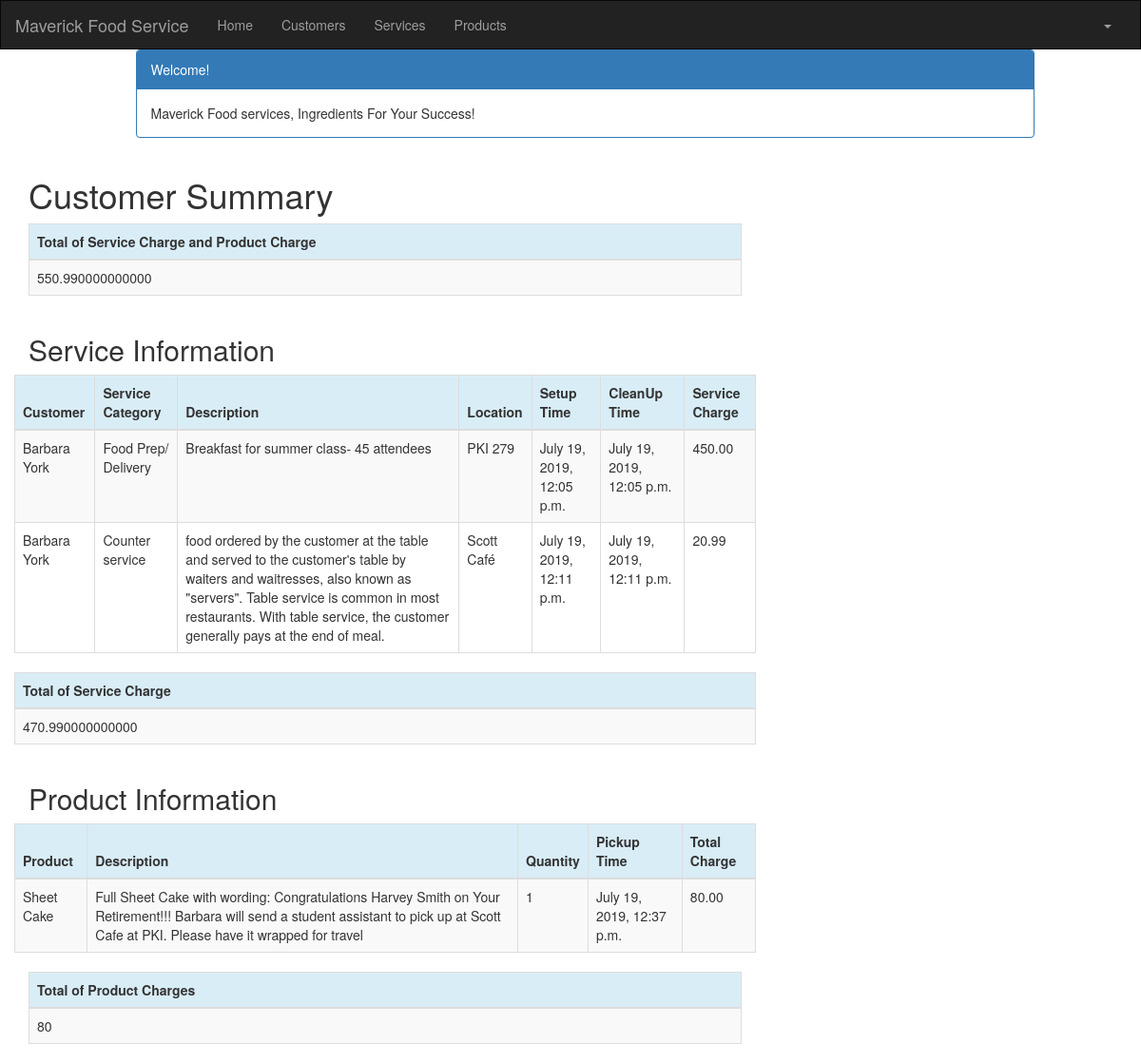
The page /customer/5/summary/ (signed in) on the database as committed earlier.
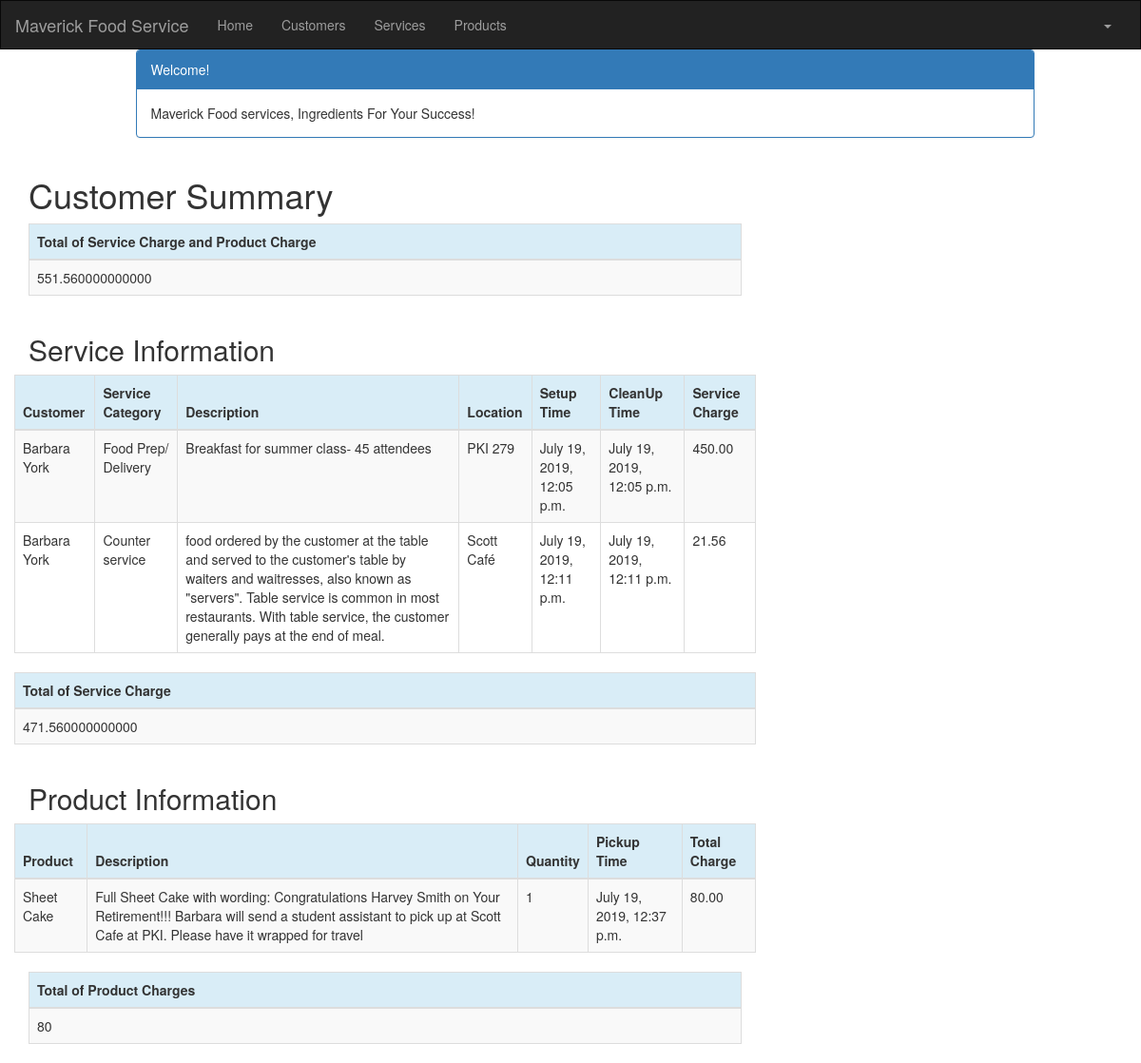
The same page on the database as committed later.
### crm/models.py (models this page shows, shortened)
class Service(models.Model):
    cust_name = models.ForeignKey(Customer, on_delete=models.CASCADE, related_name='services')
    service_category = models.CharField(max_length=100)
    description = models.TextField()
    location = models.CharField(max_length=200)
    setup_time = models.DateTimeField(
        default=timezone.now)
    cleanup_time = models.DateTimeField(
        default=timezone.now)
    service_charge = models.DecimalField(max_digits=10, decimal_places=2)
    created_date = models.DateTimeField(
        default=timezone.now)
    updated_date = models.DateTimeField(auto_now_add=True)

class Customer(models.Model):
    cust_name = models.CharField(max_length=50)
    organization = models.CharField(max_length=100, blank=True)
    role = models.CharField(max_length=100)
    email = models.EmailField(max_length=100)
    bldgroom = models.CharField(max_length=100)
    address = models.CharField(max_length=200)
    account_number = models.IntegerField(blank=False, null=False)
    city = models.CharField(max_length=50)
    state = models.CharField(max_length=50)
    zipcode = models.CharField(max_length=10)
    phone_number = models.CharField(max_length=50)
    created_date = models.DateTimeField(
        default=timezone.now)
    updated_date = models.DateTimeField(auto_now_add=True)
    def __str__(self):
        return str(self.cust_name)

### crm/views.py (the view)
# urls.py: path('customer/<int:pk>/summary/', views.summary, name='summary'),
@login_required
def summary(request, pk):
    customer = get_object_or_404(Customer, pk=pk)
    customers = Customer.objects.filter(created_date__lte=timezone.now())
    services = Service.objects.filter(cust_name=pk)
    products = Product.objects.filter(cust_name=pk)
    sum_service_charge = Service.objects.filter(cust_name=pk).aggregate(Sum('service_charge'))
    sum_product_charge = Product.objects.filter(cust_name=pk).aggregate(Sum('charge'))
    return render(request, 'crm/summary.html', {'customers': customers,
                                                    'products': products,
                                                    'services': services,
                                                    'sum_service_charge': sum_service_charge,
                                                    'sum_product_charge': sum_product_charge,})

### crm/templates/crm/summary.html (shortened to what this page needs)
<!DOCTYPE html>
{% extends 'crm/base.html' %}
{% block content %}
{% load mathfilters %}
{% load humanize %}
<html lang="en">
<head>
</head>
<div>
<div class="container">
    <div class="row">
        <div class="col-md-10 col-md-offset-1">
            <div class="panel panel-primary">
                <div class="panel-heading">Welcome!</div>
                <div class="panel-body">
                    Maverick Food services, Ingredients For Your Success!
                </div>
            </div>
        </div>
    </div>
</div>
<div class="row">
    <h1 style="padding-left: 15Px">Customer Summary</h1>
</div>
 </div>
        <table class="table table-striped table-bordered table-hover">
        <thead>
            <tr class="bg-info">
                <th>Total of Service Charge and Product Charge</th>
            </tr>
        </thead>
        <tbody>
            <tr>
                <td>{{ sum_product_charge.charge__sum|addition:sum_service_charge.service_charge__sum }}</td>
            </tr>
        </tbody>
        </table>
<div class="row">
        <h2 style="padding-left: 15Px">Service Information</h2>
    </div>
    <div class="row">
        <table class="table table-striped table-bordered table-hover">
            <thead>
            <tr class="bg-info">
                <th>Customer</th>
                <th>Service Category</th>
                <th>Description</th>
                <th>Location</th>
                <th>Setup Time</th>
                <th>CleanUp Time</th>
                <th>Service Charge</th>
            </tr>
            </thead>
            <tbody>
            {% for service in services %}
                <tr>
                    <td>{{ service.cust_name }}</td>
                    <td>{{ service.service_category  }}</td>
                    <td>{{ service.description }}</td>
                    <td>{{ service.location }}</td>
                    <td>{{ service.setup_time  }}</td>
                    <td>{{ service.cleanup_time}}</td>
                    <td>{{ service.service_charge }}</td>
                </tr>
            {% endfor %}
            </tbody>
        </table>
        <table class="table table-striped table-bordered table-hover">
        <thead>
            <tr class="bg-info">
                <th>Total of Service Charge</th>
            </tr>
        </thead>
        <tbody>
            <tr>
                <td>{{ sum_service_charge.service_charge__sum|intcomma }}</td>
            </tr>
        </tbody>
    </table>
    </div>
    <div class="row">
        <h2 style="padding-left: 15Px">Product Information</h2>
    </div>
    <div class="row">
        <table class="table table-striped table-bordered table-hover">
            <thead>
            <tr class="bg-info">
                <th>Product</th>
                <th>Description</th>
                <th>Quantity</th>
                <th>Pickup Time</th>
                <th>Total Charge</th>
            </tr>
            </thead>
            <tbody>
            {% for product in products %}
                <tr>
                    <td>{{ product.product }}</td>
                    <td>{{ product.p_description }}</td>
                    <td>{{ product.quantity|intcomma }}</td>
                    <td>{{ product.pickup_time }}</td>
                    <td>{{ product.charge|intcomma }}</td>
                </tr>
            {% endfor %}
            </tbody>
        </table>
    </div>
        <table class="table table-striped table-bordered table-hover">
        <thead>
            <tr class="bg-info">
                <th>Total of Product Charges</th>
            </tr>
        </thead>
        <tbody>
            <tr>
                <td>{{ sum_product_charge.charge__sum|intcomma }}</td>
            </tr>
        </tbody>
    </table>
</div>
{% endblock %}

Rows that differ between the two databases and show on the page:
changed Service "Counter service": service_charge "20.99" → "21.56"
Other text that changed with them:
{{ sum_service_charge.service_charge__sum|intcomma }}: "470.990000000000" → "471.560000000000"
text no longer shown: "550.990000000000"
text now shown: "551.560000000000"
